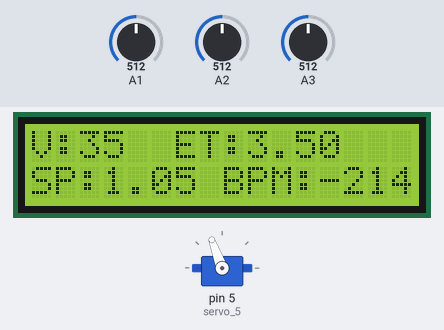
This sketch was run on a simulated Arduino Uno, built with avr-gcc and run on an emulated ATmega328P. Parts: 16×2 character LCD, servo. The inputs (shaded band) are chosen by the test bench; at power-on: A3 = 512, A2 = 512, A1 = 512.

Above: at 4.2 s.
4.3 s: A3 set to 306
At 8.0 s:
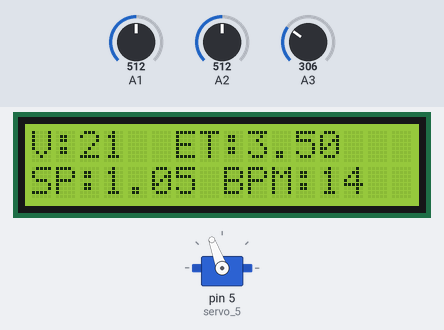
8.2 s: A3 set to 511
At 12.0 s:
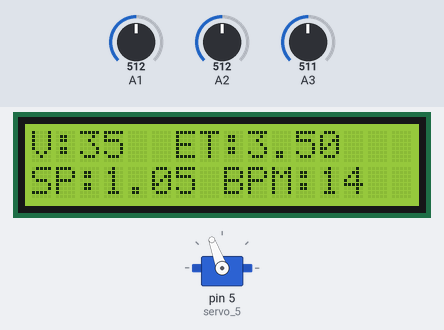
12.1 s: A2 set to 716
16.0 s: A1 set to 716
At 16.8 s:
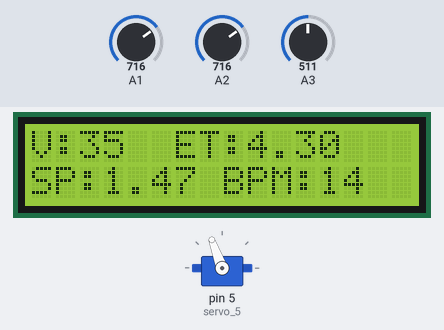
19.9 s: A3 set to 900
At 23.1 s:
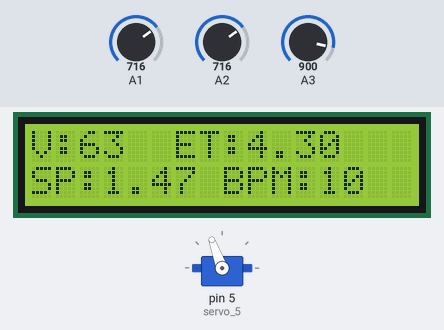
23.4 s: A1 set to 306
At 28.0 s:
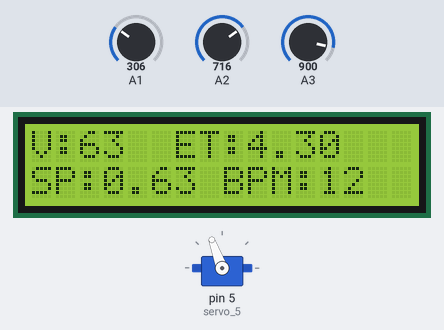
Timing chart, 0 to 28.3 s (numbered marks = the images above; inputs shaded):
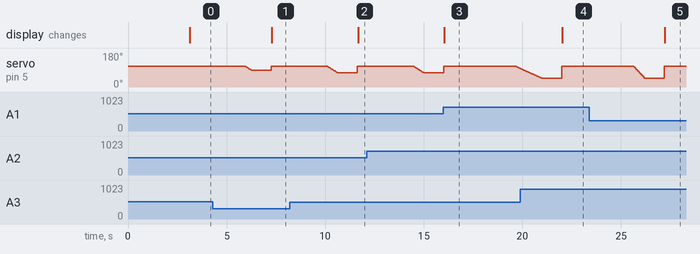

Measured:
- after the input at 4.3 s, the display: changes after 3.0 s (image 1)
- after the input at 8.2 s, the display: changes after 3.5 s (image 2)
- after the input at 16.0 s, the display: changes at once (image 3)
- after the input at 19.9 s, the display: changes after 2.1 s (image 4)
- after the input at 23.4 s, the display: changes after 3.8 s (image 5)

The sketch:

RAS11.ino
```cpp
// RAS11.ino
//
// A3 ----- 出氣量(舵機角度)
// A2 ----- 兩次出氣動作的時間間隔(=呼吸頻率)
// A1 ----- 出氣速度(出氣快慢)
// D5 ----- 舵機腳位

#include <Arduino.h>
#include <Wire.h>
#include <SoftwareSerial.h>

#include <Servo.h>
#include <LiquidCrystal_I2C.h>

double angle_rad = PI/180.0;
double angle_deg = 180.0/PI;
double BPM;
double servar;
LiquidCrystal_I2C lcd_I2C_0x27(0x27, 16, 2);
double currentTime = 0;
double lastTime = 0;
Servo servo_5;
double getLastTime(){
      return currentTime = millis()/1000.0 - lastTime;
}


void setup(){
    lcd_I2C_0x27.init();
    lcd_I2C_0x27.backlight();
    lcd_I2C_0x27.setBacklight( 1 );
    lcd_I2C_0x27.setCursor( (1) - 1, (1) - 1 );
    lcd_I2C_0x27.print( "Taiwan can Help!" );
    lcd_I2C_0x27.setCursor( (2) - 1, (2) - 1 );
    lcd_I2C_0x27.print( "EV-02 by Bio" );
    _delay(3);

    pinMode(A3,INPUT);
    pinMode(A2,INPUT);
    pinMode(A1,INPUT);
    servo_5.attach(5); // init pin
}

void loop(){

    lastTime = millis()/1000.0;
    lcd_I2C_0x27.clear();
    lcd_I2C_0x27.setCursor( (1) - 1, (1) - 1 );
    lcd_I2C_0x27.print( String("V:")+String((7) * (round(((analogRead(A3)) * (10)) / (1000)))) );//出氣量最大7*10=70度，此修改須與下方參數一樣
    lcd_I2C_0x27.setCursor( (6) - 1, (1) - 1 );
    lcd_I2C_0x27.print( String(" ET:")+String((1.5) + ((0.2) * (round(((analogRead(A2)) * (20)) / (1000))))) );//呼吸間隔最大0.2*20=10秒，此修改須與下方參數一樣
    lcd_I2C_0x27.setCursor( (1) - 1, (2) - 1 );
    lcd_I2C_0x27.print( String("SP:")+String((0) + ((0.21) * (round(((analogRead(A1)) * (10)) / (1000))))) );//出氣速度最長0.21*10=2.1秒，此修改須與下方參數一樣
    lcd_I2C_0x27.setCursor( (9) - 1, (2) - 1 );
    lcd_I2C_0x27.print( String("BPM:")+round((60) / (BPM)) );//引用計時器統計單次循環，除60秒而得
    servo_5.write(110); // write to servo
    _delay((0.8) + ((0.2) * (round(((analogRead(A2)) * (20)) / (1000)))));//呼吸間隔最大0.2*20=10秒，此修改須與上方參數一樣
    servar = 110; //歸位角度，越大越往外
    while(!((servar) < ((110) - ((7) * (round(((analogRead(A3)) * (10)) / (1000))))))) //出氣量最大7*10=70度，此修改須與上方參數一樣
    {
        _loop();
        servo_5.write(servar); // write to servo
        _delay((0) + ((0.003) * (round(((analogRead(A1)) * (10)) / (1000)))));//出氣速度最長0.003*10*7=2.1秒，只有0.003能改，並乘7與上方參數相同
        servar += -1;
    }
    _delay(1); //壓球動作維持1秒
    servo_5.write(110); //歸位角度，越大越往外
    BPM = getLastTime();

    _loop();
}

void _delay(float seconds){
    long endTime = millis() + seconds * 1000;
    while(millis() < endTime)_loop();
}

void _loop(){

}
```
